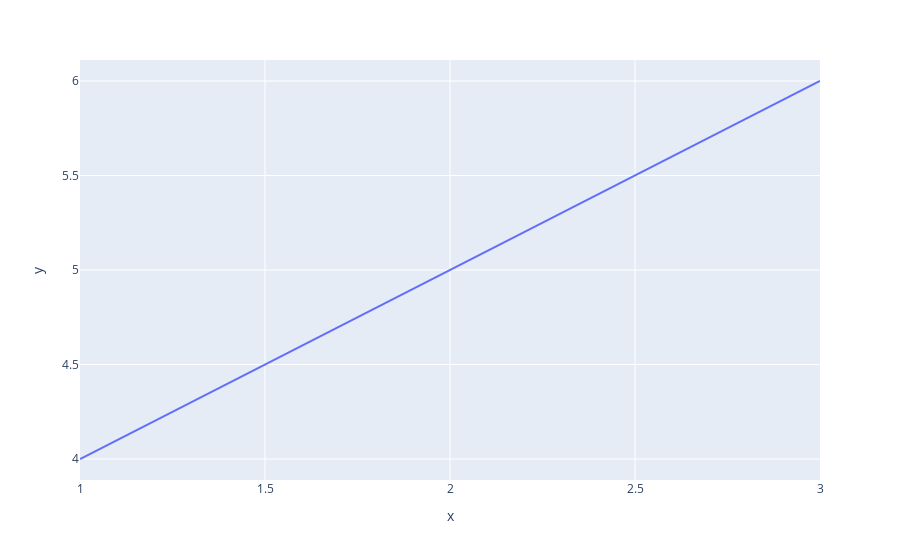

Notebook cell for this chart:
### Code cell
import plotly.express as px
fig = px.line(x=[1, 2, 3], y=[4, 5, 6])
fig.show()

### Figure 1 — Plotly figure (JSON) as saved in the notebook; plotly's stock layout.template omitted (floating-point values rounded to 4 significant figures)
{"data": [{"hovertemplate": "x=%{x}<br>y=%{y}<extra></extra>", "legendgroup": "", "line": {"color": "#636efa", "dash": "solid"}, "marker": {"symbol": "circle"}, "mode": "lines", "name": "", "orientation": "v", "showlegend": false, "x": [1, 2, 3], "xaxis": "x", "y": [4, 5, 6], "yaxis": "y", "type": "scatter"}], "layout": {"xaxis": {"anchor": "y", "domain": [0, 1], "title": {"text": "x"}}, "yaxis": {"anchor": "x", "domain": [0, 1], "title": {"text": "y"}}, "legend": {"tracegroupgap": 0}, "margin": {"t": 60}}}
